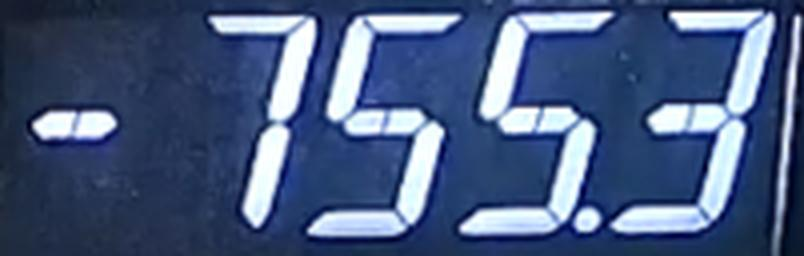
#> input picture images/led_resized.jpg, 804 x 256 px
$ python -i videocapture.py   (imports and definitions only)
#> lines starting #> are read from the running program, lines starting #| are printed output that depends on the picture
#> further down, picture is the input picture: shape (256, 804, 3); mean B, G, R 127.4, 90.8, 72.2
import cv2
import time
import numpy as np
from trocr import TROCR

# [5 lines left out: function roi, not called in this run]

# [15 lines of commented-out code are left out]

def preprocess_image(img):
    img = cv2.GaussianBlur(img, (7, 7), 0)

    _, dst = cv2.threshold(img, 180, 255, cv2.THRESH_BINARY)
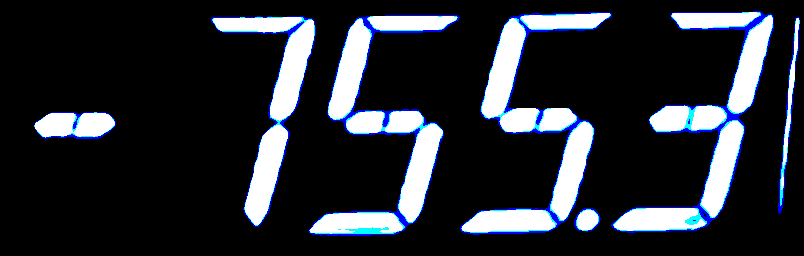
#> dst: shape (256, 804, 3); mean of channels 0, 1, 2 51.6, 44.2, 40.4; drawn as B, G, R

    kernel = cv2.getStructuringElement(cv2.MORPH_CROSS, (5,5))
    dst1 = cv2.morphologyEx(dst, cv2.MORPH_CLOSE, kernel)
    k = cv2.getStructuringElement(cv2.MORPH_RECT, (11,11))
    dst2 = cv2.erode(dst1, k)
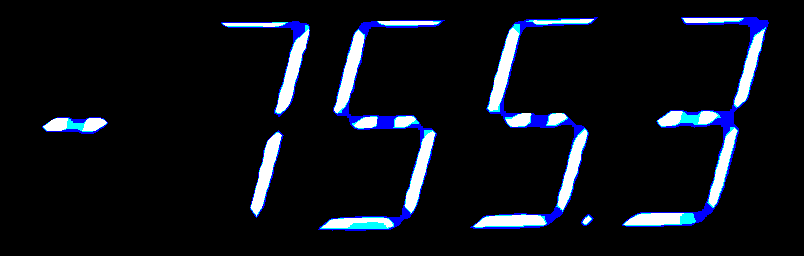
#> dst2: shape (256, 804, 3); mean of channels 0, 1, 2 24.1, 16.5, 13.4; drawn as B, G, R
    # [5 lines of commented-out code are left out]
#> (the run stopped early here; a loop or call above may not have finished)
